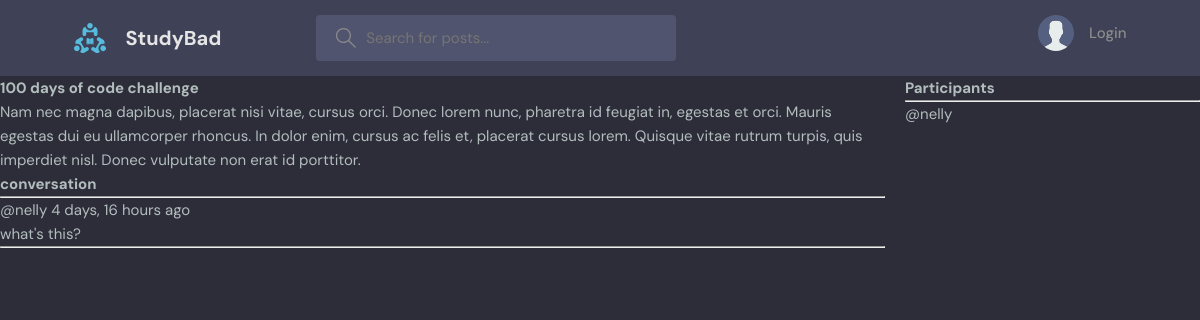
The app's page /room/2 with its own data.
### base/models.py (models this page shows, shortened)
class Room(models.Model):
    host = models.ForeignKey(User, on_delete=models.SET_NULL, null=True)
    topic =  models.ForeignKey(Topic, on_delete=models.SET_NULL, null=True)
    name = models.CharField(max_length=200)
    description = models.TextField(null=True, blank=True)
    participants = models.ManyToManyField(User, related_name='participants', blank=True)
    updated = models.DateTimeField(auto_now=True)
    created = models.DateTimeField(auto_now_add=True)
    class Meta:
        ordering = ['-updated', '-created']

class Message(models.Model):
    user = models.ForeignKey(User, on_delete=models.CASCADE)
    room = models.ForeignKey(Room, on_delete=models.CASCADE)
    body = models.TextField()
    updated = models.DateTimeField(auto_now=True)
    created = models.DateTimeField(auto_now_add=True)
    class Meta:
        ordering = ['-updated', '-created']

### base/views.py (the view, shortened to what this page needs)
# urls.py: path('room/<str:pk>', views.room, name="room"),
def room(request, pk):
    room = Room.objects.get(id=pk)
    room_messages = room.message_set.all().order_by('-created')
    participants = room.participants.all()
    context = {'room': room, 'room_messages': room_messages,
               'participants': participants}
    return render(request, 'base/room.html', context)

### base/templates/base/room.html (shortened to what this page needs)
{% extends 'main.html' %}
{% block content %}
<div class="room-container">
    <div>
<h1>{{room.name}}</h1>
<p>{{room.description}}</p>
<div class="comment-wrapper">
    <h3>conversation</h3>
    <hr>
    {% for message in room_messages %}
    <div>
        <small>@{{message.user}} {{message.created|timesince}} ago</small>
        <p>{{message.body}}</p>
        <hr>
    </div>
    {% endfor%}
</div>
</div>
<div>
    <h3>Participants</h3>
    <hr>
    {% for user in participants %}
    <p>@{{user.username}}</p>
    {% endfor%}
</div>
</div>
{% endblock content %}

### static/styles/style.css (style rules this page uses)
:root { --color-main: #71c6dd; --color-main-light: #e1f6fb; --color-dark: #3f4156; --color-dark-medium: #51546e; --color-dark-light: #696d97; --color-light: #e5e5e5; --color-gray: #8b8b8b; --color-light-gray: #b2bdbd; --color-bg: #2d2d39; --color-success: #5dd693; --color-error: #fc4b0b; }
* { font-family: "DM Sans", -apple-system, BlinkMacSystemFont, "Segoe UI", Roboto, Oxygen, Ubuntu, Cantarell, "Open Sans", "Helvetica Neue", sans-serif; margin: 0; padding: 0; box-sizing: border-box; text-rendering: optimizeLegibility; font-size: inherit; }
html { font-size: 56.25%; }
@media only screen and (min-width: 1200px) { html { font-size: 62.5%; } }
body { line-height: 1.6; font-weight: 400; font-size: 1.5rem; color: var(--color-light-gray); background-color: var(--color-bg); min-height: 100vh; }

### base/templates/base/room.html (style rules this page uses)
.room-container { display: grid; grid-template-columns: 3fr 1fr; gap: 20px; height: 100vh; }

### records on screen
Room: name "100 days of code challenge", description "Nam nec magna dapibus, placerat nisi vitae, cursus orci. Donec lorem nunc, pharetra id feugiat in, egestas et orci. Mauris egestas dui eu ullamcorper rhoncus. In dolor enim, cursus ac felis et, placerat cursus lorem. Quisque vitae rutrum turpis, quis imperdiet nisl. Donec vulputate non erat id porttitor."
Message: user "nelly", created "4 days, 16 hours", body "what's this?"

### other values on screen
{{ user.username }} "nelly"
